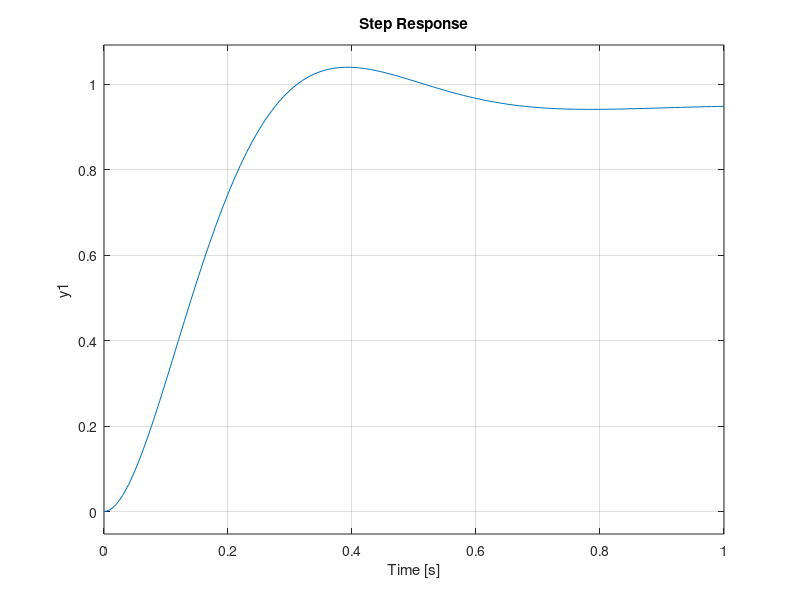

Recreate this plot in MATLAB.
%
% Aramis Kelkelyan
% MAE 376: Practice Classwork
% Date: 04/20/2022
%-----------------------------------------
clear;clc;clf;

%Time-Domain Performance Specs
sys = tf([5], [1 12 5]);
kp = 19; %found from Lecture 18, Slide 16
clp = feedback(kp*sys,1);
step(clp);